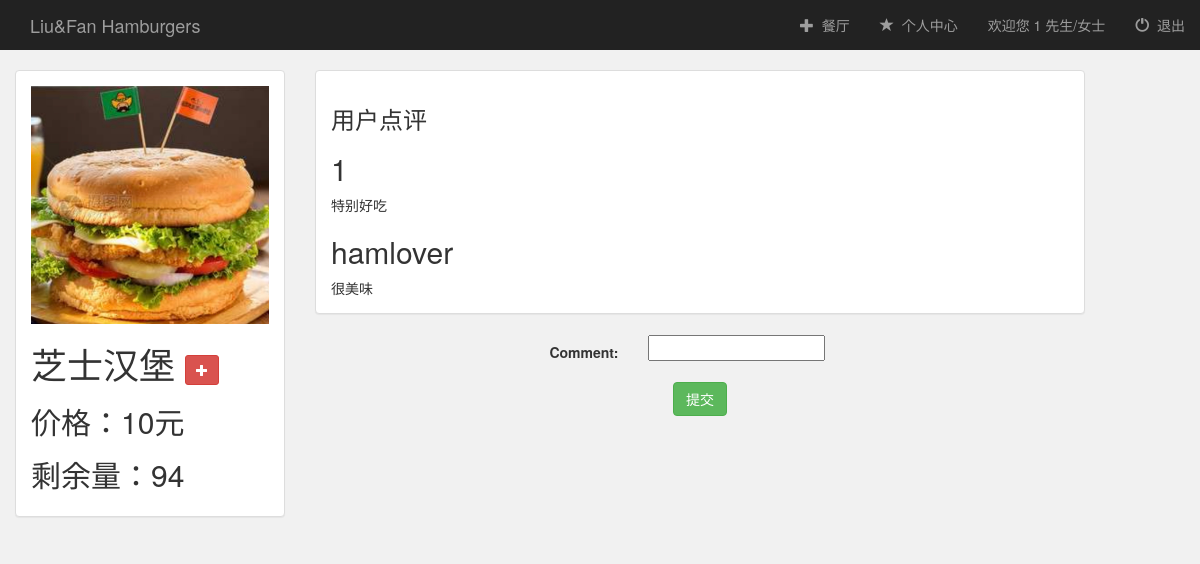
Screenshot of /booksystem/10/ (signed in) with the database file from the repository.
### booksystem/models.py (models this page shows)
class Store(models.Model):
    food = models.CharField(max_length=100, null=True)
    logo = models.FileField(default=0)
    price = models.IntegerField(null=True)
    quantity = models.IntegerField(null=True)

class Like(models.Model):
    user = models.ForeignKey(User, default=1)
    food = models.ForeignKey(Store)
    comment =models.CharField(max_length=200)

### booksystem/views.py (the view)
# urls.py: url(r'^(?P<store_id>[0-9]+)/$', views.detail, name='detail'),
def detail(request, store_id):
    if not request.user.is_authenticated():
        return render(request, 'booksystem/login.html')
    else:
        store = get_object_or_404(Store, pk=store_id)
        form = LikeForm(request.POST or None)
        if form.is_valid():
            like = form.save(commit=False)
            like.user = request.user
            like.food = store
            like.comment = form.cleaned_data['comment']
            like.save()
        like_result = Like.objects.filter(food=store)
        return render(request, 'booksystem/detail.html', {
            'store': store,
            'like_result':like_result,
            'form':form,
            'username': request.user.username})

### booksystem/forms.py
class LikeForm(forms.ModelForm):
    class Meta:
        model = Like
        fields = ['comment']

### booksystem/templates/booksystem/detail.html (shortened to what this page needs)
{% extends 'booksystem/base.html' %}
{% block login_display %}
    <a href="#">欢迎您 {{ username }} 先生/女士</a>
{% endblock %}
{% block content %}
<div class="container-fluid foods-container">
    <div class="row">
        <div class="col-sm-4 col-md-3">
            <div class="panel panel-default">
                <div class="panel-body">
                    <a href="{% url 'booksystem:detail' store.id %}">
                        {% if store.logo %}
                            <img src="{{ store.logo.url }}" class="img-responsive">
                        {% else %}
                            <h3>No image to display</h3>
                        {% endif %}
                    </a>
                    <h1>{{ store.food }}
                    <button type="submit" class="btn btn-sm btn-danger" onclick="book({{ store.id }})">
                        <span class="glyphicon glyphicon-plus"></span>
                    </button>
                    </h1>
                    <h2>价格：{{ store.price }}元</h2>
                    <h2>剩余量：{{ store.quantity }}</h2>
                </div>
            </div>
        </div>
        <div class="col-sm-12 col-md-8">
            <div class="panel panel-default">
                <div class="panel-body">
                    <h3>用户点评</h3>
                    {% for like in like_result %}
                        <h2>{{ like.user }}</h2>
                        <td>{{ like.comment }}</td>
                    {% endfor %}
                </div>
            </div>
            <form class="form-horizontal" role="form" action="" method="post" enctype="multipart/form-data">
                {% include 'booksystem/form_template.html' %}
                <div class="form-group">
                    <div align="center">
                        <button type="submit" class="btn btn-success">提交</button>
                    </div>
                </div>
            </form>
        </div>
    </div>
</div>
{% endblock %}

### rows the page displays
Store: logo (picture), food "芝士汉堡", price "10", quantity "94"
Like: user "1", comment "特别好吃"
Like: user "hamlover", comment "很美味"

### other values shown
{{ username }} "1"
{{ field.label_tag }} "Comment:"
